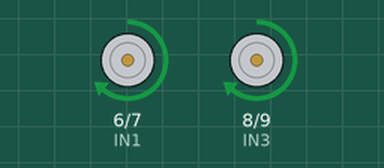
Recording of a sketch running on a simulated Arduino Uno, built with avr-gcc and run on an emulated ATmega328P. On the bench: motor-driver pin pairs drawn as motors (green arrow = first pin HIGH = forward, orange = second pin HIGH = backward, longer = more drive, scaled by the enable pin).

Above: at 2.0 s.
At 4.4 s:
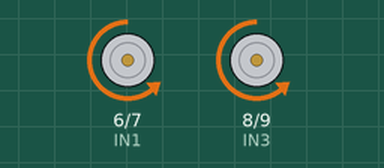
At 6.2 s:
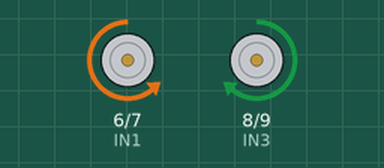
At 9.0 s:
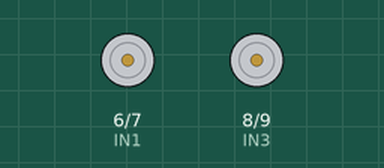
Timing chart, 0 to 12.7 s (numbered marks = the images above):
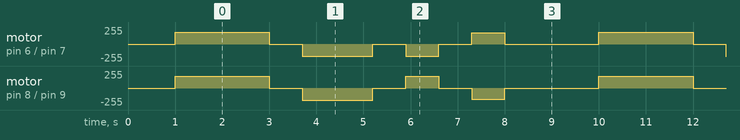

The sketch:

01_prueba_motores.ino
```cpp
// Arduino Uno/Nano + puente H
// Configuración utilizada en uno de los carros de dos motores.

const int ENA = 3;  // PWM motor izquierdo
const int IN1 = 6;
const int IN2 = 7;
const int IN3 = 8;
const int IN4 = 9;
const int ENB = 5;  // PWM motor derecho

void configurarMotores() {
  pinMode(ENA, OUTPUT);
  pinMode(IN1, OUTPUT);
  pinMode(IN2, OUTPUT);
  pinMode(IN3, OUTPUT);
  pinMode(IN4, OUTPUT);
  pinMode(ENB, OUTPUT);
}

void motorIzquierdo(int velocidad) {
  velocidad = constrain(velocidad, -255, 255);
  if (velocidad > 0) {
    digitalWrite(IN1, HIGH);
    digitalWrite(IN2, LOW);
  } else if (velocidad < 0) {
    digitalWrite(IN1, LOW);
    digitalWrite(IN2, HIGH);
  } else {
    digitalWrite(IN1, LOW);
    digitalWrite(IN2, LOW);
  }
  analogWrite(ENA, abs(velocidad));
}

void motorDerecho(int velocidad) {
  velocidad = constrain(velocidad, -255, 255);
  if (velocidad > 0) {
    digitalWrite(IN3, HIGH);
    digitalWrite(IN4, LOW);
  } else if (velocidad < 0) {
    digitalWrite(IN3, LOW);
    digitalWrite(IN4, HIGH);
  } else {
    digitalWrite(IN3, LOW);
    digitalWrite(IN4, LOW);
  }
  analogWrite(ENB, abs(velocidad));
}

void detener() {
  motorIzquierdo(0);
  motorDerecho(0);
}

void setup() {
  configurarMotores();
  detener();
  delay(1000);
}

void loop() {
  motorIzquierdo(180);
  motorDerecho(180);
  delay(2000);

  detener();
  delay(700);

  motorIzquierdo(-180);
  motorDerecho(-180);
  delay(1500);

  detener();
  delay(700);

  motorIzquierdo(-170);
  motorDerecho(170);
  delay(700);

  detener();
  delay(700);

  motorIzquierdo(170);
  motorDerecho(-170);
  delay(700);

  detener();
  delay(2000);
}
```

Measured:
- by itself, motor on pin 6 (IN1) / pin 7 (IN2): repeats every 9.0 s: stopped 0.70 s, backward 180/255 1.5 s, stopped 0.70 s, backward 180/255 0.70 s, stopped 0.70 s, forward 170/255 0.70 s, stopped 2.0 s, forward 180/255 2.0 s
- by itself, motor on pin 8 (IN3) / pin 9 (IN4): repeats every 9.0 s: stopped 0.70 s, backward 180/255 1.5 s, stopped 0.70 s, forward 180/255 0.70 s, stopped 0.70 s, backward 170/255 0.70 s, stopped 2.0 s, forward 180/255 2.0 s
